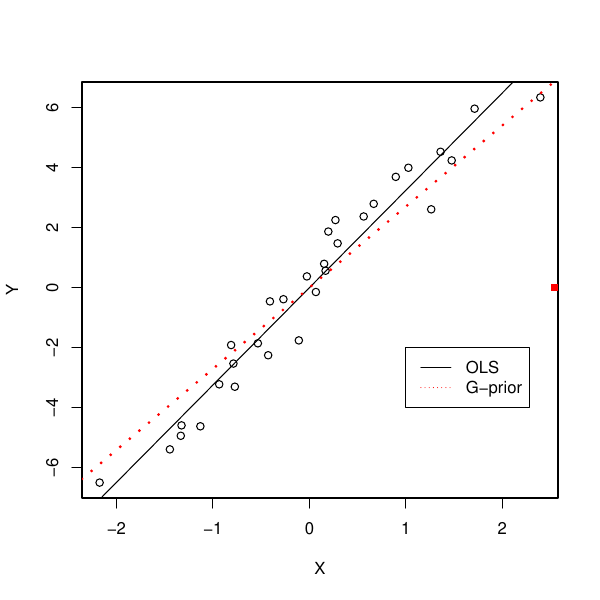

Write R code to recreate this figure.
 X = rnorm(30, 0, 1)
 X = X - mean(X)
 Y = X* 3 + rnorm(30, 0, 1)
 Y = X* 3 + rnorm(30, 0, 1)
 Y = Y - mean(Y)

 SSX = sum(X^2)
 g = 5

ols = lm(Y ~ X -1)

#Call:
#lm(formula = Y ~ X - 1)
#
#Coefficients:
#    X  
3.247  

bols = lm(c(Y, 0) ~ c(X, sqrt(SSX/g)) -1)
                                        #
pdf("gprior.pdf", height=6, width=6)
plot(X, Y)
points(sqrt(SSX/g), 0, pch=15, col=2)

abline(0, ols$coef)
abline(0, bols$coef, lty=3, lwd=3, col=2)
ols$coef*g/(1 + g)

legend(1, -2, legend=c("OLS", "G-prior"), lty=c(1, 3), col=c(1,2))
dev.off()


library("R2jags")
library("R2WinBUGS")

model = function(){
  for (i in 1:n) {
      Y[i] ~ dnorm(X[i]*beta, phi)
  }

  beta ~ dnorm(0, SSX/(n*phi*lambda))
  phi ~ dgamma(.05, .05)

  lambda ~ dgamma(.5, .5)

}

write.model(model, "ZSmodel")
model.file="ZSmodel"
data = list(Y=Y, X=X, n =length(Y), SSX=sum(X^2) )

ZSout = jags(data,inits=NULL, parameters.to.save=c("beta", "lambda", "phi"), 
             model=model.file, n.iter=10000)

ZSout

pdf("ZSprior.pdf", height=6, width=6)
plot(X, Y)
points(sqrt(SSX/g), 0, pch=15, col=2)

abline(0, ols$coef)
abline(0, bols$coef, lty=3, lwd=3, col=2)
abline(0, ZSout$BUGSoutput$mean$beta, lty=2, lwd=3, col=3)
ols$coef*g/(1 + g)

legend(1, -2, legend=c("OLS", "G-prior", "ZS-prior"), lty=c(1, 3, 2), col=c(1,2,3))
dev.off()
